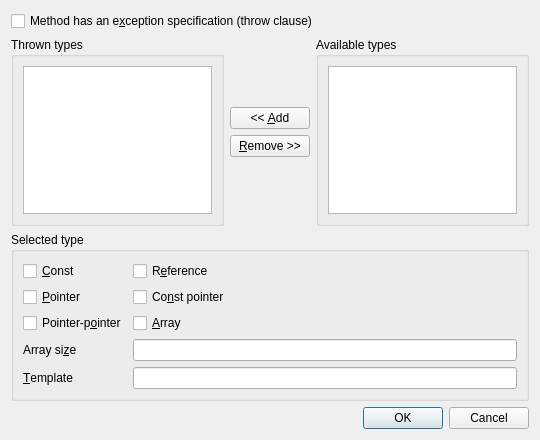
<?xml version="1.0" encoding="UTF-8"?>
<ui version="4.0">
 <class>ExceptionSpecificationDialog</class>
 <widget class="QDialog" name="ExceptionSpecificationDialog">
  <property name="geometry">
   <rect>
    <x>0</x>
    <y>0</y>
    <width>540</width>
    <height>440</height>
   </rect>
  </property>
  <property name="windowTitle">
   <string>Exception Specification</string>
  </property>
  <layout class="QVBoxLayout" name="mainLayout">
   <item>
    <widget class="QCheckBox" name="checkEnable">
     <property name="text">
      <string>Method has an e&amp;xception specification (throw clause)</string>
     </property>
    </widget>
   </item>
   <item>
    <layout class="QHBoxLayout" name="listsRow">
     <item>
      <widget class="QGroupBox" name="throwGroup">
       <property name="title">
        <string>Thrown types</string>
       </property>
       <layout class="QVBoxLayout" name="throwGroupLayout">
        <item>
         <widget class="QListWidget" name="listThrow">
          <property name="selectionMode">
           <enum>QAbstractItemView::SelectionMode::SingleSelection</enum>
          </property>
         </widget>
        </item>
       </layout>
      </widget>
     </item>
     <item>
      <layout class="QVBoxLayout" name="buttonsCol">
       <item>
        <spacer name="buttonsTopSpacer">
         <property name="orientation">
          <enum>Qt::Orientation::Vertical</enum>
         </property>
         <property name="sizeHint" stdset="0">
          <size>
           <width>20</width>
           <height>40</height>
          </size>
         </property>
        </spacer>
       </item>
       <item>
        <widget class="QPushButton" name="buttonAdd">
         <property name="text">
          <string>&lt;&lt; &amp;Add</string>
         </property>
        </widget>
       </item>
       <item>
        <widget class="QPushButton" name="buttonRemove">
         <property name="text">
          <string>&amp;Remove &gt;&gt;</string>
         </property>
        </widget>
       </item>
       <item>
        <spacer name="buttonsBottomSpacer">
         <property name="orientation">
          <enum>Qt::Orientation::Vertical</enum>
         </property>
         <property name="sizeHint" stdset="0">
          <size>
           <width>20</width>
           <height>40</height>
          </size>
         </property>
        </spacer>
       </item>
      </layout>
     </item>
     <item>
      <widget class="QGroupBox" name="typesGroup">
       <property name="title">
        <string>Available types</string>
       </property>
       <layout class="QVBoxLayout" name="typesGroupLayout">
        <item>
         <widget class="QListWidget" name="listTypes">
          <property name="selectionMode">
           <enum>QAbstractItemView::SelectionMode::ExtendedSelection</enum>
          </property>
          <property name="sortingEnabled">
           <bool>true</bool>
          </property>
         </widget>
        </item>
       </layout>
      </widget>
     </item>
    </layout>
   </item>
   <item>
    <widget class="QGroupBox" name="selectedGroup">
     <property name="title">
      <string>Selected type</string>
     </property>
     <layout class="QGridLayout" name="selectedLayout">
      <item row="0" column="0">
       <widget class="QCheckBox" name="checkConst">
        <property name="text">
         <string>&amp;Const</string>
        </property>
       </widget>
      </item>
      <item row="0" column="1">
       <widget class="QCheckBox" name="checkReference">
        <property name="text">
         <string>R&amp;eference</string>
        </property>
       </widget>
      </item>
      <item row="1" column="0">
       <widget class="QCheckBox" name="checkPointer">
        <property name="text">
         <string>&amp;Pointer</string>
        </property>
       </widget>
      </item>
      <item row="1" column="1">
       <widget class="QCheckBox" name="checkConstPointer">
        <property name="text">
         <string>Co&amp;nst pointer</string>
        </property>
       </widget>
      </item>
      <item row="2" column="0">
       <widget class="QCheckBox" name="checkPointerPointer">
        <property name="text">
         <string>Pointer-p&amp;ointer</string>
        </property>
       </widget>
      </item>
      <item row="2" column="1">
       <widget class="QCheckBox" name="checkArray">
        <property name="text">
         <string>&amp;Array</string>
        </property>
       </widget>
      </item>
      <item row="3" column="0">
       <widget class="QLabel" name="labelArraySize">
        <property name="text">
         <string>Array si&amp;ze</string>
        </property>
        <property name="buddy">
         <cstring>editArraySize</cstring>
        </property>
       </widget>
      </item>
      <item row="3" column="1">
       <widget class="QLineEdit" name="editArraySize"/>
      </item>
      <item row="4" column="0">
       <widget class="QLabel" name="labelTemplate">
        <property name="text">
         <string>&amp;Template</string>
        </property>
        <property name="buddy">
         <cstring>editTemplate</cstring>
        </property>
       </widget>
      </item>
      <item row="4" column="1">
       <widget class="QLineEdit" name="editTemplate"/>
      </item>
     </layout>
    </widget>
   </item>
   <item>
    <widget class="QDialogButtonBox" name="buttonBox">
     <property name="orientation">
      <enum>Qt::Orientation::Horizontal</enum>
     </property>
     <property name="standardButtons">
      <set>QDialogButtonBox::StandardButton::Cancel|QDialogButtonBox::StandardButton::Ok</set>
     </property>
    </widget>
   </item>
  </layout>
 </widget>
 <resources/>
 <connections/>
</ui>
